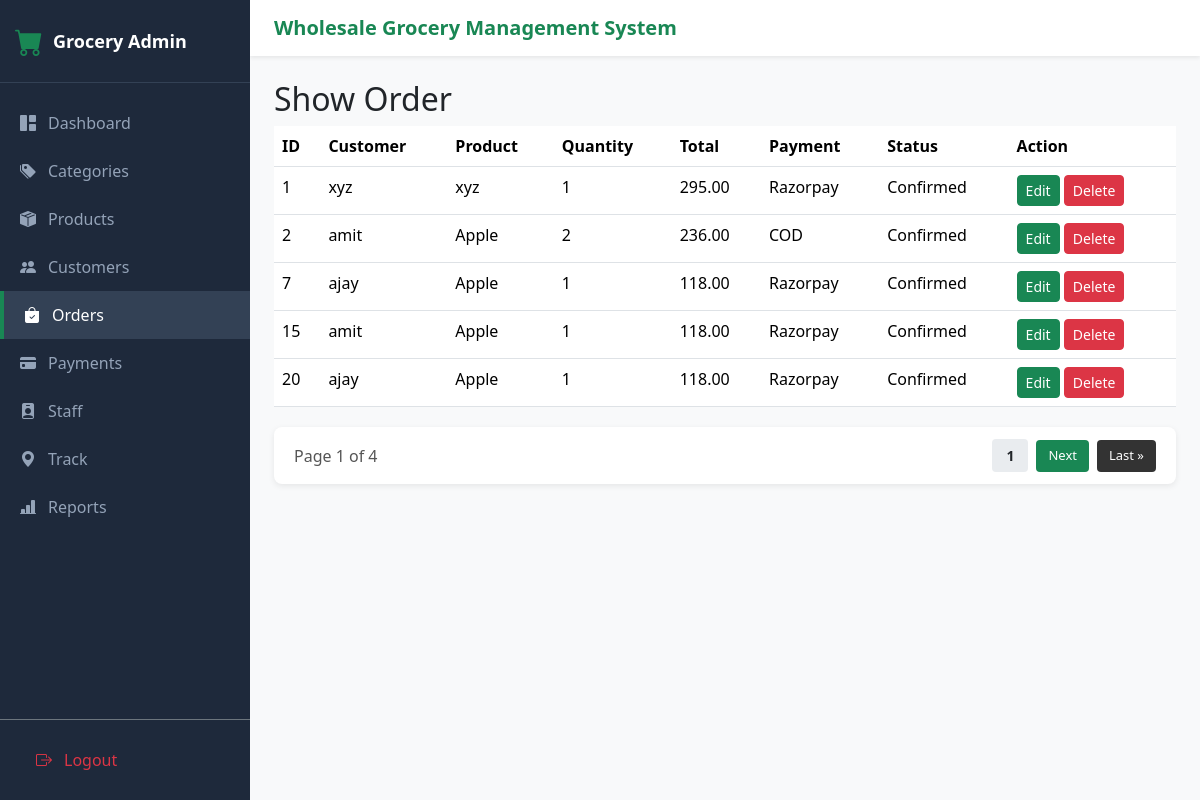
The app's page /admin-orders/ (signed in) with its own data.
### GroceryApp/models.py (models this page shows, shortened)
class Order(models.Model):
    customer = models.ForeignKey(Customer,on_delete=models.CASCADE, null=True,blank=True)
    customername =  models.CharField(max_length=150)
    customerphone = models.CharField(max_length=15)
    customeraddress = models.TextField()
    product = models.ForeignKey(Product, on_delete=models.CASCADE)
    quantity = models.PositiveIntegerField(default=1)
    totalamount = models.DecimalField(max_digits=10,decimal_places=2)
    payment_method = models.CharField(max_length=50)
    payment_status = models.CharField(
        max_length=20,
        default="Pending"
    )
    order_status = models.CharField(
        max_length=20,
        default="Pending"
    )
    TRACKING_CHOICES =[
        ('Order Placed','Order Placed'),
        ('Shipped','Shipped'),
        ('Out For Delivery','Out For Delivery'),
        ('Delivered','Delivered'),
        ('Cancelled','Cancelled'),
    ]
    tracking_status = models.CharField(max_length=60,choices=TRACKING_CHOICES,default='Order Placed')
    created_at = models.DateTimeField(auto_now_add=True)
    updated_at = models.DateTimeField(auto_now=True)
    shipped_at = models.DateTimeField(null=True, blank=True)
    out_for_delivery_at = models.DateTimeField(null=True,blank=True)
    deliverd_at = models.DateTimeField(null=True,blank=True)

class Product(models.Model):
    productname = models.CharField(max_length=200)
    category = models.ForeignKey(Category, on_delete=models.CASCADE, related_name='products')
    description = models.TextField(blank=True, null=True)
    price = models.DecimalField(max_digits=10, decimal_places=2)
    stock = models.PositiveBigIntegerField(default=0)
    main_image = models.ImageField(upload_to='products/', null=True, blank=True)
    status = models.BooleanField(default=True)

### GroceryApp/views.py (the view)
# urls.py: path("admin-orders/",views.show_order,name="admin_order_show"),
def show_order(request):
    if not request.session.get('is_admin'):
        return redirect('/admin-login/')
    orders = Order.objects.all().order_by('id') # order_by('id') use a start to order number 1
    paginator = Paginator(orders, 5) # paginator work to multiple data and manage to 1 to 5 page
    page_number = request.GET.get('page')
    orders = paginator.get_page(page_number)
    return render(request,"admin/admin_order_show.html",{"orders":orders})

### templates/admin/admin_order_show.html (shortened to what this page needs)
{% extends 'admin/admin_base.html' %}
{% block content %}
<!DOCTYPE html>
<html lang="en">
<head>
</head>
<body>
        <h2>Show Order</h2>
        <table class="table table-borderd">
             <tr>
                <th>ID</th>
                <th>Customer</th>
                <th>Product</th>
                <th>Quantity</th>
                <th>Total</th>
                <th>Payment</th>
                <th>Status</th>
                <th>Action</th>
             </tr>
             {% for i  in orders %}
             <tr>
                <td>{{ i.id }}</td>
                <td>{{ i.customername }}</td>
                <td>{{ i.product.productname }}</td>
                <td>{{ i.quantity }}</td>
                <td>{{ i.totalamount }}</td>
                <td>{{ i.payment_method }}</td>
                <td>{{ i.order_status }}</td>
                <td>
                   <a href="{% url 'edit_order' i.id %}" class="btn btn-success btn-sm">Edit</a>
                   <a href="{% url 'delete_order' i.id %}" class="btn btn-danger btn-sm">Delete</a>
                </td>
             </tr>
             {% endfor %}
        </table>
        <div style="margin-top: 20px; display: flex; justify-content: space-between; align-items: center; background: #ffffff; padding: 12px 20px; border-radius: 8px; box-shadow: 0 2px 6px rgba(0,0,0,0.08);">
    <div style="font-weight: 500; color: #555;">
        Page {{ orders.number }} of {{ orders.paginator.num_pages }}
    </div>
    <div style="display: flex; gap: 8px; align-items: center;">
        <span style="padding: 6px 14px; background: #e9ecef; border-radius: 4px; font-weight: bold; font-size: 14px;">
            {{ orders.number }}
        </span>
        {% if orders.has_next %}
            <a href="?page={{ orders.next_page_number }}" style="padding: 6px 12px; background: #198754; color: white; text-decoration: none; border-radius: 4px; font-size: 13px;">Next</a>
            <a href="?page={{ orders.paginator.num_pages }}" style="padding: 6px 12px; background: #333; color: white; text-decoration: none; border-radius: 4px; font-size: 13px;">Last &raquo;</a>
        {% endif %}
    </div>
</div>
</body>
</html>
{% endblock %}

### templates/admin/admin_base.html (style rules this page uses)
body { background-color: #f8f9fa; font-family: 'Segoe UI', Tahoma, Geneva, Verdana, sans-serif; }

### records on screen
Order: id "1", customername "xyz", product.productname "xyz", quantity "1", totalamount "295.00", payment_method "Razorpay", order_status "Confirmed"
Order: id "2", customername "amit", product.productname "Apple", quantity "2", totalamount "236.00", payment_method "COD", order_status "Confirmed"
Order: id "7", customername "ajay", product.productname "Apple", quantity "1", totalamount "118.00", payment_method "Razorpay", order_status "Confirmed"
Order: id "15", customername "amit", product.productname "Apple", quantity "1", totalamount "118.00", payment_method "Razorpay", order_status "Confirmed"
Order: id "20", customername "ajay", product.productname "Apple", quantity "1", totalamount "118.00", payment_method "Razorpay", order_status "Confirmed"

### other values on screen
{{ orders.number }} "1"
{{ orders.paginator.num_pages }} "4"
